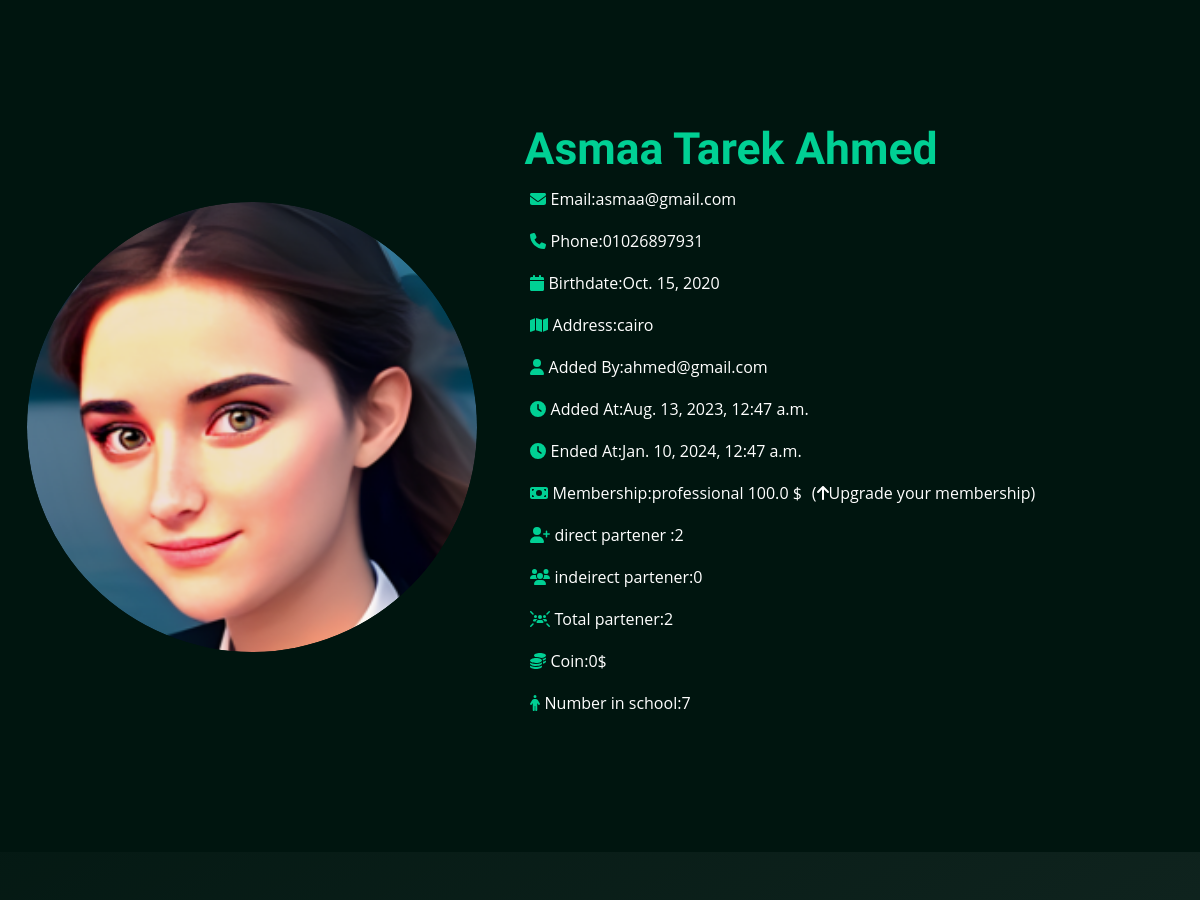
Page /accounts/team_profile/7/ (signed in, middle part) on the earlier database version.
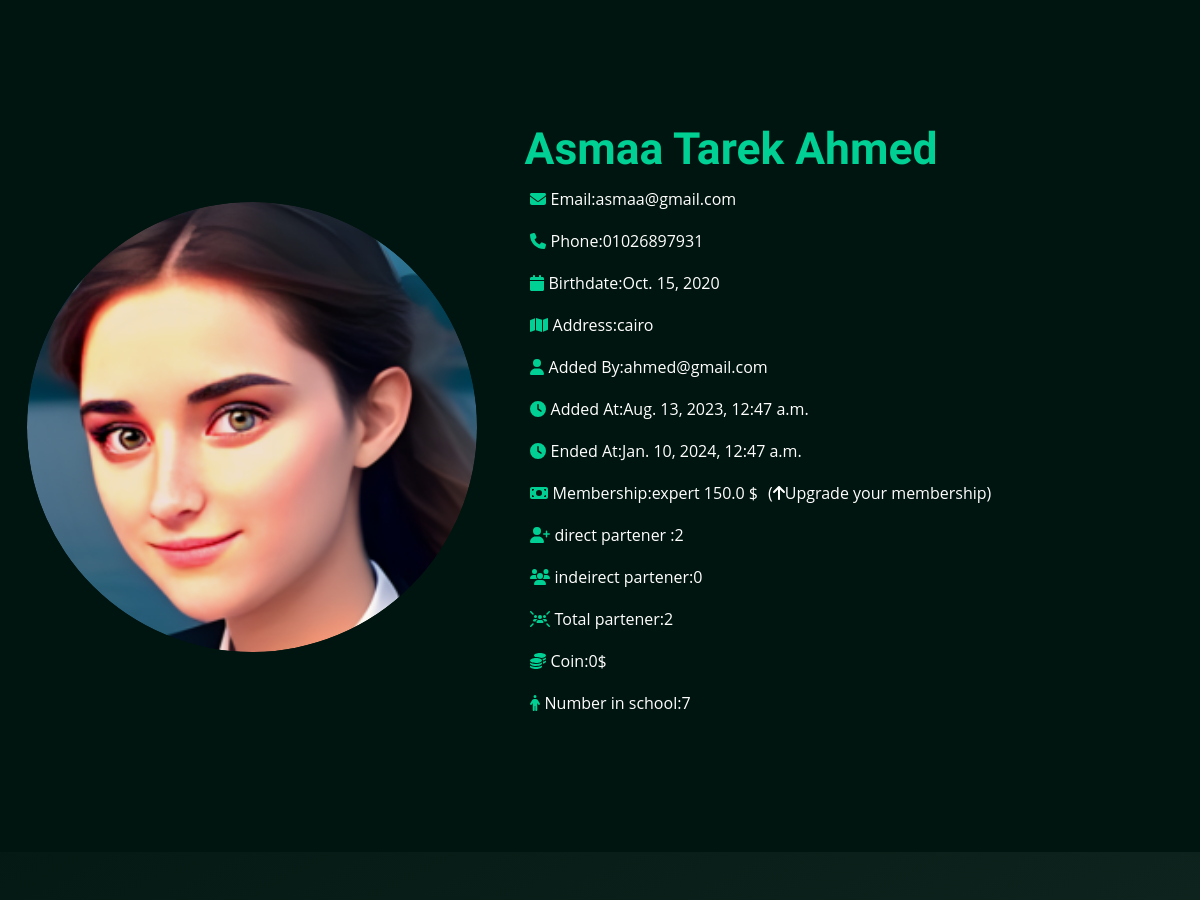
Same page on the later database version.
### accounts/models.py (models this page shows, shortened)
class Profile(models.Model):
    user=models.OneToOneField(CustomUser,on_delete=models.CASCADE)
    membership=models.ForeignKey(MemberShip,on_delete=models.CASCADE)
    name=models.CharField(max_length=100)
    address=models.CharField(max_length=100)
    birth_date=models.DateField(null=True,blank=True)
    coin=models.IntegerField(default=0)
    image=models.ImageField(upload_to='static/users/',null=True,blank=True)
    marketing_avilable=models.BooleanField(default=False)
    rank=models.IntegerField(default=0)

class MemberShip(models.Model):
    name=models.CharField(max_length=100)
    price=models.FloatField()

### accounts/views.py (the view)
# urls.py: path('team_profile/<int:id>/',views.team_profile,name='team_profile'),
@login_required
def team_profile(request,id):
    user = CustomUser.objects.get(id=id)
    user_profile = Profile.objects.get(user=user)
    membership = MemberShip.objects.get(id=user_profile.membership.id)
    memberships = MemberShip.objects.all()
    custom_user = CustomUser.objects.get(id=user.id)
    users = CustomUser.objects.filter(create_by=user)
    users_profiles = Profile.objects.filter(user__in=users)
    forign=1
    total_partners = 0
    for partner_profile in users_profiles:
        partner_count = Profile.objects.filter(user__create_by=partner_profile.user).count()
        partner_profile.partner_count = partner_count
        total_partners += partner_count
    my_partners = total_partners + users.count()
    context = {
        'profile': user_profile,
        'membership': membership,
        'memberships': memberships,
        'custom_user': custom_user,
        'users': users,
        'users_profiles': users_profiles,
        'total_partners': total_partners,
        'my_partners': my_partners,
        'forign':forign,
    }
    return render(request, 'profile.html', context)

### users/models.py (called while the page is built)
    def __str__(self):
        return self.email

### templates/profile.html (shortened to what the changed rows need)
{% extends 'base.html' %}
{% load static %}
{% block body %}
  <div style="position:relative" class="team team--details padding-top padding-bottom bg-color-3">
    <div class="container">
      <div class="team__wrapper">
        <div class="row g-5 align-items-center">
          <div class="col-md-12 col-lg-5">
            <div style=" position:relative;">
              <div class="team__thumb rotate text-center" style="border-radius: 100%; position:relative; height:450px;width:450px">
                <img src="{{  profile.image.url}}" calss="rotate-img" style="border-radius: 100%; height:450px;width:450px"
                  alt="Team Image">
              </div>
          </div>
          </div>
          <div class="col-md-7">
            <div class="team__content">
              <div style="display:flex;justify-content:space-between">
                <h2 class="green-color">{{profile.name}}</h2>
              </div>
              <div class="d-flex">
                <i class="fas fa-calendar" style="margin: 5px; color: #00d094"></i>
                <span style="color:white">Birthdate:</span>
                <p>{{profile.birth_date}}</p>
              </div>
              <div class="d-flex">
                <i class="fas fa-map" style="margin: 5px; color: #00d094"></i>
                <span style="color:white">Address:</span>
                <p>{{profile.address}}</p>
              </div>
              <div class="d-flex">
                <i class="fas fa-money-bill" style="margin: 5px; color: #00d094"></i>
                <span style="color:white">Membership:</span>
                {% if user.is_superuser %}
                <p> Admin </p>
                {% else %}
                <p>{{profile.membership.name}} {{profile.membership.price}} $</p>
                  {% if not last %}
                  <a href="{% url 'accounts:upgrade_membership' %}" style="margin-left:10px">
                    (<i class="fas fa-arrow-up 3xl" ></i>Upgrade your membership)
                  </a>
                  {% endif %}
                {% endif %}
              </div>
              <div class="d-flex">
                <i class="fas fa-coins" style="margin: 5px; color: #00d094"></i>
                <span style="color:white">Coin:</span>
                <p id="my-coin">{{profile.coin}}</p><p>$</p>
              </div>
            </div>
          </div>
        </div>
      </div>
    </div>
  </div>
{% endblock %}

Differences in the rows shown:
changed Profile "Asmaa Tarek Ahmed": membership.name "professional" → "expert"; membership.price "100.0" → "150.0"
